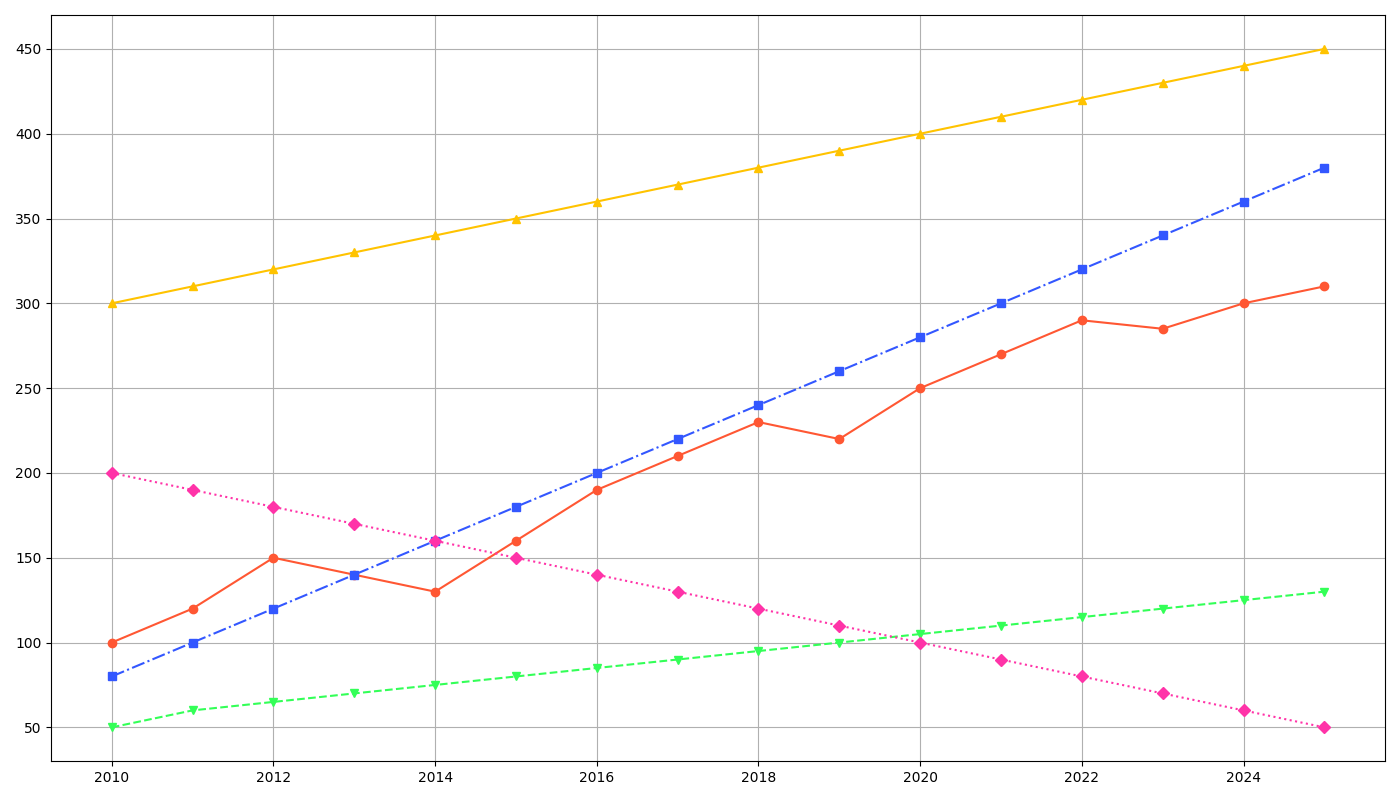

Reproduce this figure in Python.
import matplotlib.pyplot as plt
import numpy as np

# Years for the data
years = np.arange(2010, 2026)

# Stock price data (in USD) for tech companies
company_a = np.array([100, 120, 150, 140, 130, 160, 190, 210, 230, 220, 250, 270, 290, 285, 300, 310])
company_b = np.array([50, 60, 65, 70, 75, 80, 85, 90, 95, 100, 105, 110, 115, 120, 125, 130])
company_c = np.array([80, 100, 120, 140, 160, 180, 200, 220, 240, 260, 280, 300, 320, 340, 360, 380])
company_d = np.array([200, 190, 180, 170, 160, 150, 140, 130, 120, 110, 100, 90, 80, 70, 60, 50])
company_e = np.array([300, 310, 320, 330, 340, 350, 360, 370, 380, 390, 400, 410, 420, 430, 440, 450])

# Create the figure and axis for the plot
fig, ax = plt.subplots(figsize=(14, 8))

# Line plots for each company's stock prices
ax.plot(years, company_a, marker='o', linestyle='-', color='#FF5733')
ax.plot(years, company_b, marker='v', linestyle='--', color='#33FF57')
ax.plot(years, company_c, marker='s', linestyle='-.', color='#3357FF')
ax.plot(years, company_d, marker='D', linestyle=':', color='#FF33A8')
ax.plot(years, company_e, marker='^', linestyle='-', color='#FFC300')

# Remove titles, labels, legends, and text annotations
ax.grid(True)

# Adjust layout to prevent clipping
plt.tight_layout()

# Show the plot
plt.show()
